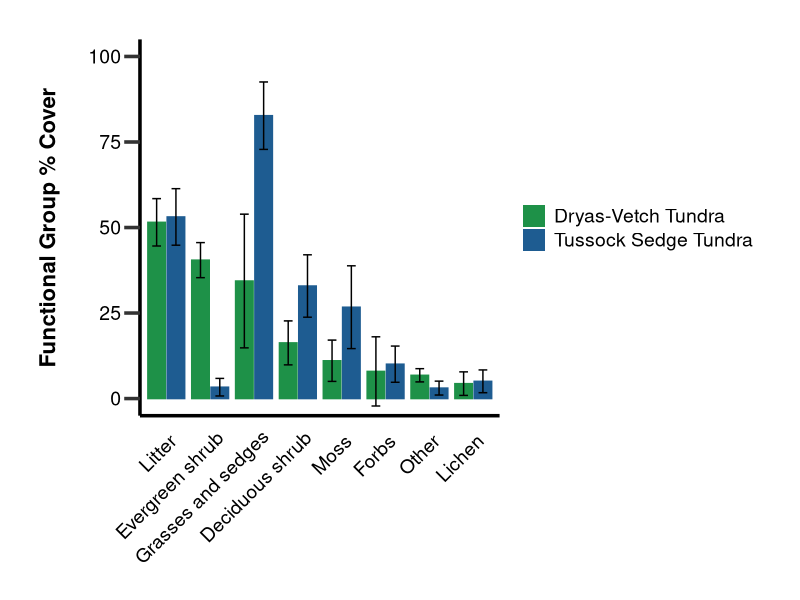
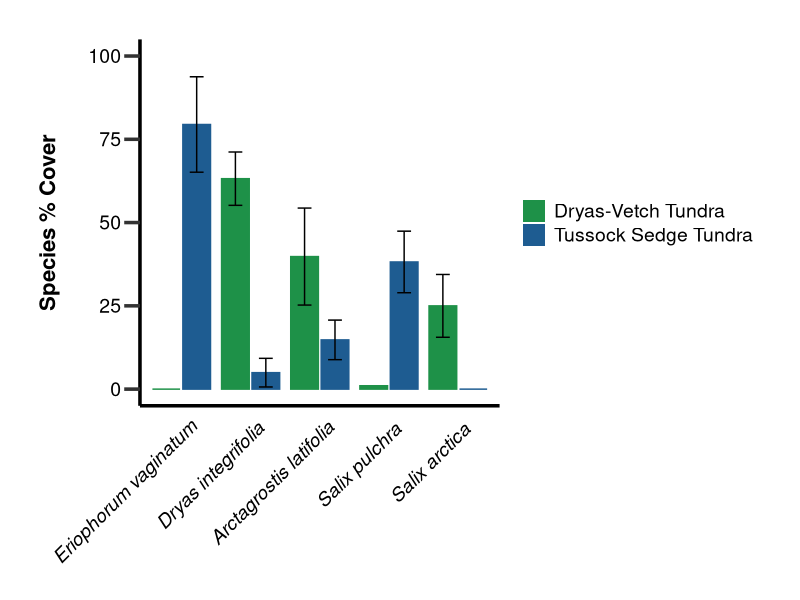
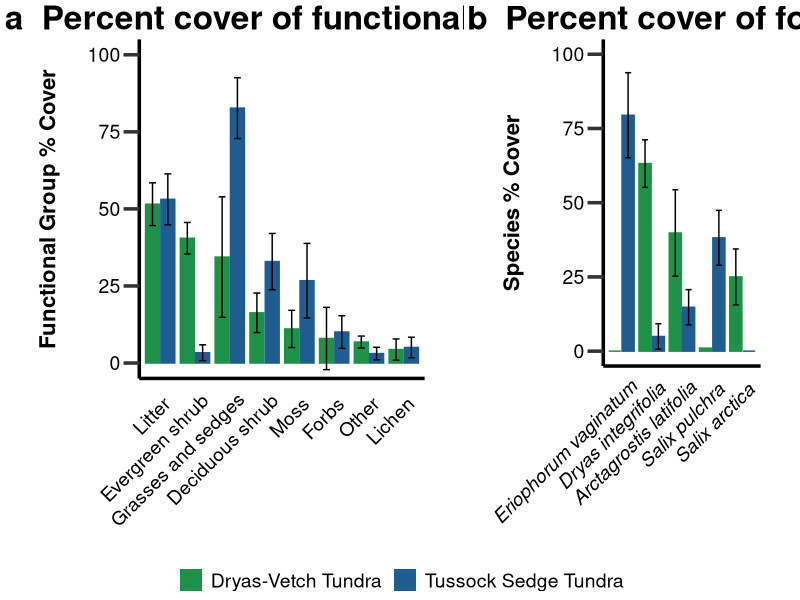

R code for these plots, in order:
# Phenology Time-Series Script of Plant Composition
# Isla Myers-Smith 1st September 2020

# Dependencies
library(tidyverse)
library(ggpubr)

data <- read.csv("data/plant_cover/qhi_cover_ITEX_1999_2017.csv")

data2 <- data %>%
  filter(year > 2015, !is.na(gfnarrowarft)) %>%
  mutate(subsite = dplyr::recode(
    sub_name, 
    'QHI:HE' = "Tussock Sedge Tundra", 
    'QHI:KO' = "Dryas-Vetch Tundra")) %>%
  rename(species = name) %>% 
  mutate(functional_group = dplyr::recode(
    gfnarrowarft, 
    'OTHER' = "Other", 
    'ROCK' = "Other", 
    'WATER' = "Other", 
    'SOIL' = "Other", 
    'DUNG' = "Other", 
    'FUNGI' = "Other", 
    'FUNGUS' = "Other",
    'FORBSV' = "Forbs", 
    'ESHRUB' = "Evergreen shrub", 
    'DSHRUB' = "Deciduous shrub", 
    'GRAMINOID' = "Grasses and sedges", 
    'LICHEN' = 'Lichen', 
    'MOSS' = "Moss", 
    'SHRUBU' = "Deciduous shrub",
    'SHRUB' = "Other vegetation", 
    'LIVER' = "Other vegetation", 
    'LITTER' = "Litter"))

data3 <- data2 %>%
  filter(functional_group != "Other vegetation") %>%
  group_by(year, subsite, plot, functional_group) %>%
  summarise(plot_cover = sum(cover)) %>%
  ungroup() %>%
  mutate(plot_cover_max = max(plot_cover), 
         plot_cover_100 = (plot_cover/plot_cover_max)*100)

data4 <- data3 %>% 
  group_by(year, subsite, functional_group) %>% 
  summarise(mean_cover = mean(plot_cover_100), 
            sd_cover = sd(plot_cover_100)) %>% 
  group_by(subsite, functional_group) %>% 
  summarise(mean_cover2 = mean(mean_cover), 
            sd_cover2 = mean(sd_cover)) %>% 
  mutate(functional_group = fct_reorder(functional_group, -mean_cover2))

# figure

# Set y axis label and colour colour
y_label_colour <- "black"

# Adjust visibility of axis labels according to plot positions
x.axis.text.colour <- "black"
y.axis.text.colour <- "black"

# plot a

(composition_plot <- ggplot(data4) +
    geom_col(aes(x = functional_group, 
                 y = mean_cover2, 
                 colour = subsite,
                 fill = subsite,
                 group = subsite),
             width = 0.8,
             position = position_dodge(0.88)) +
    geom_errorbar(aes(x = functional_group,
                      ymin = mean_cover2 - sd_cover2,
                      ymax = mean_cover2 + sd_cover2,
                      colour = subsite,
                      group = subsite),
                  width = 0.4,
                  position = position_dodge(0.88),
                  colour = "black") +
    #annotate("text", x = 2.3, y = 100, label = "A. Percent cover of functional groups", size = 6) +
    scale_colour_manual(values = c("#1e9148FF", "#1e5c91FF")) +
    scale_fill_manual(values = c("#1e9148FF", "#1e5c91FF")) +
    coord_cartesian(ylim = c(0,100)) +
    labs(fill = "", colour = "") +
    ylab("Functional Group % Cover\n") +
    xlab("") +
    guides(fill = guide_legend(title = NULL),
           colour = "none") +
    theme_bw() +
    theme(
      panel.border = element_blank(),
      panel.grid.major = element_blank(),
      panel.grid.minor = element_blank(),
      plot.margin = margin(1, 1, 0, 1, "cm"),
      axis.line = element_line(colour = "black", size = 1.2),
      axis.title = element_text(size = 16, 
                                face = "bold", 
                                colour = y_label_colour),
      axis.text.x = element_text(size = 14, 
                                 colour = x.axis.text.colour,
                                 angle = 45,
                                 hjust= 0.95,
                                 vjust= 1),
      axis.text.y = element_text(size = 14, colour = y.axis.text.colour),
      axis.ticks = element_line(size = 1.2),
      axis.ticks.length = unit(0.4, "cm"),
      axis.ticks.x = element_blank(),
      legend.title = element_text(size = 16, colour = x.axis.text.colour),
      legend.text = element_text(size = 14, colour = x.axis.text.colour)))

# plot b

data5 <- data2 %>%
  filter(functional_group != "Other vegetation") %>%
  filter(species == "Arctagrostis latifolia" | 
           species == "Dryas integrifolia" |
           species == "Eriophorum vaginatum" | 
           species == "Salix arctica" | 
           species == "Salix pulchra") %>% 
  group_by(year, subsite, plot, species) %>%
  summarise(plot_cover = mean(cover)) %>%
  ungroup() %>%
  mutate(plot_cover_max = max(plot_cover), 
         plot_cover_100 = (plot_cover/plot_cover_max)*100)

data6 <- data5 %>%
  group_by(year, subsite, species) %>% 
  summarise(mean_cover = mean(plot_cover_100), 
            sd_cover = sd(plot_cover_100)) %>% 
  group_by(subsite, species) %>% 
  summarise(mean_cover2 = mean(mean_cover), 
            sd_cover2 = mean(sd_cover)) %>% 
  ungroup() %>% 
  add_row(subsite = "Tussock Sedge Tundra", 
          species = "Salix arctica",
          mean_cover2 = 0, 
          sd_cover2 = NA) %>% 
  add_row(subsite = "Dryas-Vetch Tundra", 
          species = "Eriophorum vaginatum", 
          mean_cover2 = 0, 
          sd_cover2 = NA) %>% 
  mutate(species = fct_reorder(species, -mean_cover2))

(species_plot <- ggplot(data6) +
    geom_col(aes(x = species, 
                 y = mean_cover2, 
                 colour = subsite,
                 fill = subsite,
                 group = subsite),
             width = 0.8,
             position = position_dodge(0.88)) +
    geom_errorbar(aes(x = species,
                      ymin = mean_cover2 - sd_cover2,
                      ymax = mean_cover2 + sd_cover2,
                      colour = subsite,
                      group = subsite),
                  width = 0.4,
                  position = position_dodge(0.88),
                  colour = "black") +
    #annotate("text", x = 2.3, y = 100, label = "B. Percent cover of focal species", size = 6) +
    scale_colour_manual(values = c("#1e9148FF", "#1e5c91FF")) +
    scale_fill_manual(values = c("#1e9148FF", "#1e5c91FF")) +
    coord_cartesian(ylim = c(0,100)) +
    ylab("Species % Cover\n") +
    xlab("") +
    guides(fill = guide_legend(title = NULL),
           colour = "none") +
    theme_bw() +
    theme(
      panel.border = element_blank(),
      panel.grid.major = element_blank(),
      panel.grid.minor = element_blank(),
      plot.margin = margin(1, 1, 0, 1, "cm"),
      axis.line = element_line(colour = "black", size = 1.2),
      axis.title = element_text(size = 16, 
                                face = "bold", 
                                colour = y_label_colour),
      axis.text.x = element_text(size = 14, 
                                 colour = x.axis.text.colour,
                                 angle = 45,
                                 hjust= 0.95,
                                 vjust= 1,
                                 face = "italic"),
      axis.text.y = element_text(size = 14, colour = y.axis.text.colour),
      axis.ticks = element_line(size = 1.2),
      axis.ticks.length = unit(0.4, "cm"),
      axis.ticks.x = element_blank(),
      legend.title = element_text(size = 16, colour = x.axis.text.colour),
      legend.text = element_text(size = 14, colour = x.axis.text.colour)))

figure <- ggarrange(
  composition_plot, 
  species_plot, 
  ncol = 2, 
  nrow = 1, 
  widths = c(0.58, 0.42), 
  labels=c("a  Percent cover of functional groups",
           "b  Percent cover of focal species"),
  font.label = list(size = 24),
  label.x = 0.01,
  label.y = 0.99,
  vjust = c(1, 1), 
  hjust = c(0, 0),
  common.legend = TRUE,
  legend = "bottom") 

ggsave("Figures/fig_x_plant_cover/fig_x_plant_cover.png", 
       figure, width = 14, height = 8)
